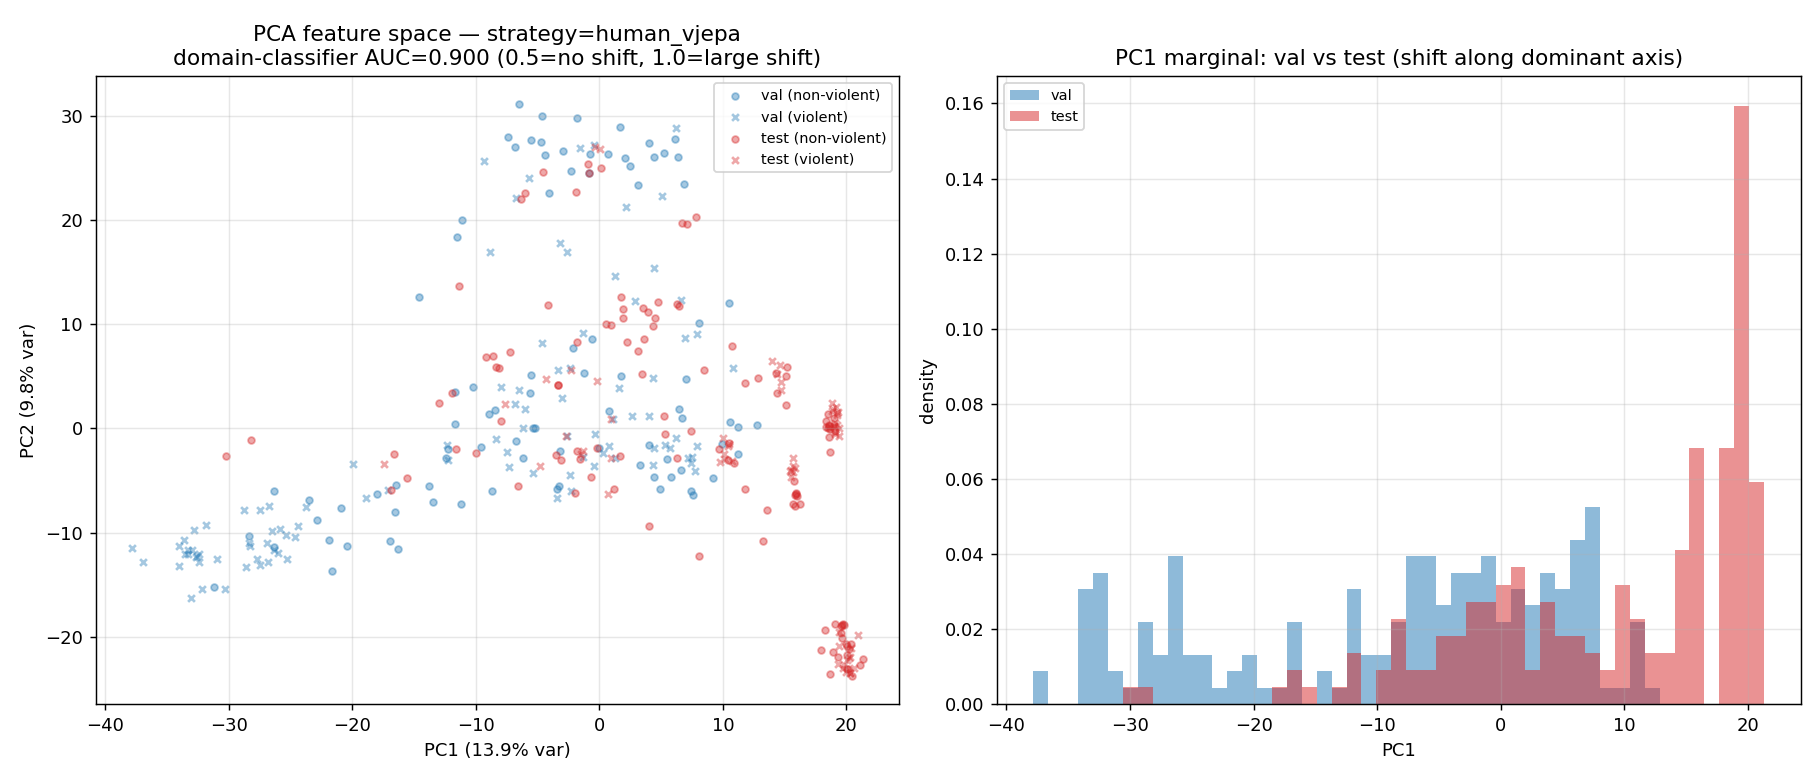

Here is the Python script that generated this plot:
"""PCA domain-shift analysis: validation set vs. test set.

Extracts embeddings (for a chosen pipeline strategy) from BOTH the
validation CSV and the test dataset directory, projects them into a shared
PCA(2) space, and renders a scatter plot so the domain gap between the two
distributions can be inspected visually. Also reports a quantitative
"domain-classifier AUC": how separable val and test are in feature space
(0.5 = indistinguishable / no shift, 1.0 = completely separable / large shift).

Validation features are loaded from the same cache_features/ directory used by
train_all_strategies.py when available, so they are not re-extracted.

Usage:
    python pca_domain_shift.py \\
        --val-csv /tf/data/dataset-2classes/val.csv \\
        --test-dataset /tf/data/test-dataset \\
        --strategy human_weapon_cls \\
        --yolo_violence trained-models/yolo26m-violence-cls/best.pt
"""

import argparse
import json
import logging
import os
import pickle
import warnings
from typing import Any, Dict, Optional, Tuple

import numpy as np
import torch
from sklearn.decomposition import PCA
from sklearn.linear_model import LogisticRegression
from sklearn.metrics import roc_auc_score
from sklearn.model_selection import cross_val_predict
from sklearn.preprocessing import StandardScaler

from meta_common import (  # type: ignore
    PipelineStrategy,
    add_shared_model_args,
    add_strategy_arg,
    load_pipeline_models,
)
from meta_inference import collect_embeddings  # type: ignore
from meta_training import (  # type: ignore
    collect_embeddings_from_csv,
    get_cache_path,
)

warnings.filterwarnings("ignore", category=FutureWarning)
logging.basicConfig()
logger = logging.getLogger("pca_domain_shift")
logger.setLevel(logging.INFO)


def _load_or_extract_val(
    args: argparse.Namespace,
    models: Any,
    device: str,
) -> Tuple[np.ndarray, np.ndarray]:
    """Return (X, y) for the val CSV, reusing cache_features/ if present."""
    cache_path = None
    if args.cache_dir:
        os.makedirs(args.cache_dir, exist_ok=True)
        cache_path = get_cache_path(args.val_csv, args, prefix="val")

    if cache_path and os.path.exists(cache_path) and not args.force_rebuild:
        logger.info(f"Loading val features from cache: {cache_path}")
        try:
            with open(cache_path, "rb") as f:
                cached = pickle.load(f)
            return cached["X"], cached["y"]
        except Exception as e:
            logger.warning(f"Cache load failed ({e}); extracting raw.")

    logger.info("Extracting val embeddings …")
    X, y, _ = collect_embeddings_from_csv(
        args.val_csv,
        models,
        device,
        num_frames=args.num_frames,
        frame_step=args.frame_step,
        human_threshold=args.human_threshold,
        weapon_threshold=args.weapon_threshold,
        strategy=args.strategy,
    )
    if cache_path:
        try:
            with open(cache_path, "wb") as f:
                pickle.dump({"X": X, "y": y, "metadata": []}, f)
        except Exception as e:
            logger.warning(f"Failed to save val cache: {e}")
    return X, y


def _load_or_extract_test(
    args: argparse.Namespace,
    models: Any,
    device: str,
) -> Tuple[np.ndarray, np.ndarray]:
    """Return (X, y) for the test dataset directory, caching the result."""
    cache_path = None
    if args.cache_dir:
        os.makedirs(args.cache_dir, exist_ok=True)
        # Reuse get_cache_path's naming by treating the dir as a pseudo-CSV key.
        cache_path = get_cache_path(
            os.path.join(args.test_dataset, "test-dataset"),
            args,
            prefix="test",
        )

    if cache_path and os.path.exists(cache_path) and not args.force_rebuild:
        logger.info(f"Loading test features from cache: {cache_path}")
        try:
            with open(cache_path, "rb") as f:
                cached = pickle.load(f)
            return cached["X"], cached["y"]
        except Exception as e:
            logger.warning(f"Cache load failed ({e}); extracting raw.")

    logger.info("Extracting test embeddings …")
    X, y, _ = collect_embeddings(
        args.test_dataset,
        models,
        device,
        num_frames=args.num_frames,
        frame_step=args.frame_step,
        human_threshold=args.human_threshold,
        weapon_threshold=args.weapon_threshold,
        strategy=args.strategy,
    )
    if cache_path:
        try:
            with open(cache_path, "wb") as f:
                pickle.dump({"X": X, "y": y, "metadata": []}, f)
        except Exception as e:
            logger.warning(f"Failed to save test cache: {e}")
    return X, y


def domain_classifier_auc(
    X_val: np.ndarray,
    X_test: np.ndarray,
    random_state: int = 42,
) -> float:
    """Cross-validated AUC of a classifier trained to tell val from test.

    ~0.5 → distributions overlap (little shift); →1.0 → strongly separable
    (large domain shift).
    """
    X = np.vstack([X_val, X_test])
    domain = np.concatenate(
        [np.zeros(len(X_val)), np.ones(len(X_test))]
    ).astype(np.int32)
    clf = LogisticRegression(
        max_iter=2000, class_weight="balanced", random_state=random_state
    )
    try:
        proba = cross_val_predict(
            clf, X, domain, cv=5, method="predict_proba"
        )[:, 1]
        return float(roc_auc_score(domain, proba))
    except Exception as e:
        logger.warning(f"Domain-classifier AUC failed: {e}")
        return float("nan")


def make_plot(
    pcs_val: np.ndarray,
    y_val: np.ndarray,
    pcs_test: np.ndarray,
    y_test: np.ndarray,
    var_ratio: np.ndarray,
    domain_auc: float,
    strategy: str,
    out_path: str,
) -> Optional[str]:
    try:
        import matplotlib

        matplotlib.use("Agg")
        import matplotlib.pyplot as plt
    except Exception as e:
        logger.warning(
            f"matplotlib unavailable ({e}); skipping plot, saving data only."
        )
        return None

    fig, (ax1, ax2) = plt.subplots(1, 2, figsize=(14, 6))

    # ── Left: PC1 vs PC2 scatter, colored by domain, marker by class ──
    specs = [
        (pcs_val, y_val, "val", "tab:blue"),
        (pcs_test, y_test, "test", "tab:red"),
    ]
    for pcs, y, name, color in specs:
        for cls, marker in [(0, "o"), (1, "x")]:
            mask = y == cls
            if not mask.any():
                continue
            ax1.scatter(
                pcs[mask, 0],
                pcs[mask, 1],
                s=14,
                c=color,
                marker=marker,
                alpha=0.4,
                label=f"{name} ({'violent' if cls else 'non-violent'})",
            )
    ax1.set_xlabel(f"PC1 ({var_ratio[0] * 100:.1f}% var)")
    ax1.set_ylabel(f"PC2 ({var_ratio[1] * 100:.1f}% var)")
    ax1.set_title(
        f"PCA feature space — strategy={strategy}\n"
        f"domain-classifier AUC={domain_auc:.3f} "
        f"(0.5=no shift, 1.0=large shift)"
    )
    ax1.legend(loc="best", fontsize=8)
    ax1.grid(True, alpha=0.3)

    # ── Right: PC1 marginal distribution, val vs test ──
    bins = np.linspace(
        min(pcs_val[:, 0].min(), pcs_test[:, 0].min()),
        max(pcs_val[:, 0].max(), pcs_test[:, 0].max()),
        50,
    )
    ax2.hist(
        pcs_val[:, 0], bins=bins, alpha=0.5, color="tab:blue",
        density=True, label="val",
    )
    ax2.hist(
        pcs_test[:, 0], bins=bins, alpha=0.5, color="tab:red",
        density=True, label="test",
    )
    ax2.set_xlabel("PC1")
    ax2.set_ylabel("density")
    ax2.set_title("PC1 marginal: val vs test (shift along dominant axis)")
    ax2.legend(loc="best", fontsize=8)
    ax2.grid(True, alpha=0.3)

    fig.tight_layout()
    fig.savefig(out_path, dpi=130)
    plt.close(fig)
    return out_path


def main() -> None:
    p = argparse.ArgumentParser(
        description="PCA domain-shift analysis between val and test sets."
    )
    p.add_argument(
        "--val-csv",
        type=str,
        default="/tf/data/dataset-2classes/val.csv",
        help="Validation CSV: '<video_path> <label>' per line.",
    )
    p.add_argument(
        "--test-dataset",
        type=str,
        required=True,
        help="Test dataset dir (violent/ + non-violent/ subdirs).",
    )
    add_shared_model_args(p)
    add_strategy_arg(p)
    p.add_argument(
        "--cache-dir",
        type=str,
        default="cache_features",
        help="Feature cache dir (shared with train_all_strategies.py).",
    )
    p.add_argument("--force-rebuild", action="store_true")
    p.add_argument(
        "--output-plot", type=str, default="pca_domain_shift.png"
    )
    p.add_argument("--output", type=str, default="pca_domain_shift.json")
    args = p.parse_args()

    if not os.path.isfile(args.val_csv):
        raise SystemExit(f"Error: val CSV not found: {args.val_csv}")
    for sub in ("violent/videos", "non-violent/videos"):
        if not os.path.isdir(os.path.join(args.test_dataset, sub)):
            raise SystemExit(
                f"Error: not found: {os.path.join(args.test_dataset, sub)}"
            )

    device = "cuda:0" if torch.cuda.is_available() else "cpu"
    logger.info(f"Device: {device} | strategy: {args.strategy.value}")

    models = load_pipeline_models(args, device, strategy=args.strategy)

    X_val, y_val = _load_or_extract_val(args, models, device)
    X_test, y_test = _load_or_extract_test(args, models, device)
    logger.info(
        f"val: {X_val.shape[0]} clips | test: {X_test.shape[0]} clips | "
        f"dim={X_val.shape[1]}"
    )

    # Standardize on the COMBINED set so both share one frame of reference,
    # then project both into a shared PCA(2) space.
    scaler = StandardScaler()
    X_all = scaler.fit_transform(np.vstack([X_val, X_test]))
    X_val_s = X_all[: len(X_val)]
    X_test_s = X_all[len(X_val):]

    pca = PCA(n_components=2, random_state=42)
    pca.fit(X_all)
    pcs_val = pca.transform(X_val_s)
    pcs_test = pca.transform(X_test_s)
    var_ratio = pca.explained_variance_ratio_

    domain_auc = domain_classifier_auc(X_val_s, X_test_s)
    logger.info(
        f"Domain-classifier AUC = {domain_auc:.4f} "
        f"(0.5=no shift, 1.0=large shift)"
    )
    logger.info(
        f"PC1/PC2 variance explained: "
        f"{var_ratio[0]:.3f} / {var_ratio[1]:.3f}"
    )

    plot_path = make_plot(
        pcs_val, y_val, pcs_test, y_test,
        var_ratio, domain_auc, args.strategy.value, args.output_plot,
    )
    if plot_path:
        logger.info(f"Plot saved to: {plot_path}")

    # Per-PC mean gap as an extra numeric summary of the shift.
    pc_mean_gap = [
        float(abs(pcs_val[:, i].mean() - pcs_test[:, i].mean()))
        for i in range(2)
    ]

    report: Dict[str, Any] = {
        "config": {
            "val_csv": os.path.abspath(args.val_csv),
            "test_dataset": os.path.abspath(args.test_dataset),
            "strategy": args.strategy.value,
            "num_frames": args.num_frames,
            "frame_step": args.frame_step,
            "raw_dim": int(X_val.shape[1]),
        },
        "stats": {
            "val_clips": int(len(y_val)),
            "test_clips": int(len(y_test)),
            "val_positive": int(y_val.sum()),
            "test_positive": int(y_test.sum()),
        },
        "domain_shift": {
            "domain_classifier_auc": domain_auc,
            "pc1_var_ratio": float(var_ratio[0]),
            "pc2_var_ratio": float(var_ratio[1]),
            "pc1_mean_gap": pc_mean_gap[0],
            "pc2_mean_gap": pc_mean_gap[1],
        },
        "plot": plot_path,
    }
    with open(args.output, "w") as f:
        json.dump(report, f, indent=2)
    logger.info(f"JSON report saved to: {args.output}")


if __name__ == "__main__":
    main()
